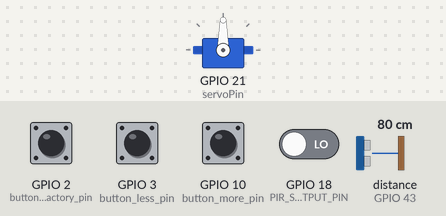
Bench run of a program on a simulated ESP32-S3. Shown: servo. Wiring (inferred from the names in the program): ultrasonic range finder: trigger GPIO 44; echo GPIO 43. The test bench sets the inputs (shaded band); at power-on: GPIO 2 (button_satisfactory_pin), GPIO 3 (button_less_pin), GPIO 10 (button_more_pin) HIGH, GPIO 18 (PIR_SENSOR_OUTPUT_PIN) LOW, distance to the obstacle (sensor on GPIO 43) 80 cm. The echo pulse lasts 58.3 µs per cm; WiFi joins after 1.5 s; servers stay silent unless stated; what the program prints to the serial monitor is not drawn.

Above: at 5.7 s.
5.8 s: distance to the obstacle (sensor on GPIO 43) set to 2 cm
7.3 s: GPIO 18 (PIR_SENSOR_OUTPUT_PIN) driven HIGH
8.8 s: GPIO 18 (PIR_SENSOR_OUTPUT_PIN) driven LOW
At 9.7 s:
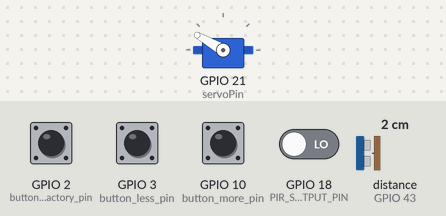
At 11.1 s:
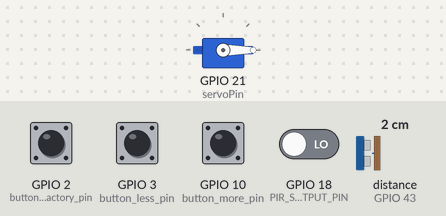
11.4 s: distance to the obstacle (sensor on GPIO 43) set to 14 cm
At 14.3 s:
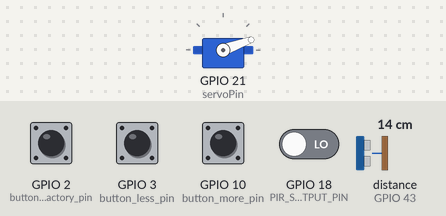
14.4 s: distance to the obstacle (sensor on GPIO 43) set to 18 cm
Timing chart, 0 to 17.0 s (numbered marks = the images above; inputs shaded):
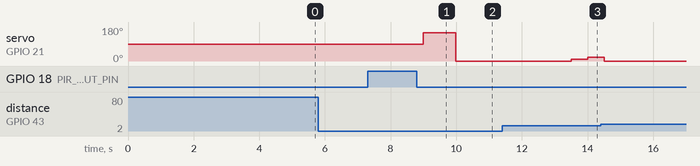

Measured:
- after the input at 5.8 s, every drawn part: stays the same
- after the input at 7.3 s, every drawn part: stays the same
- after the input at 8.8 s, servo on GPIO 21 (servoPin): 90° → 150° after 0.19 s, → 0° 1.0 s later

The program:

main.cpp
```cpp
#include <Arduino.h>
#include <s3servo.h>
#include <WiFi.h>
#include <HttpClient.h>

const int PIR_SENSOR_OUTPUT_PIN = 18;
const int trigPin = 44;
const int echoPin = 43;

const int servoPin = 21;

#define SOUND_SPEED 0.034
#define DISTANCE_THRESHOLD 15.0

const unsigned long cooldownPeriod = 5000;

const unsigned long extraPaperCheckDelay = 3000;
const unsigned long restartDelay = 5000;

const int button_satisfactory_pin = 2;
const int button_less_pin = 3;
const int button_more_pin = 10;

const char* ssid = "Joe_Mama";
const char* password = "paanidarang123";
const char server[] = "3.147.237.91";
const int port = 5000;
const char endpoint[] = "/review";

enum State {
  IDLE,
  PALM_DETECTED,
  MOTION_STARTED
};

State currentState = IDLE;

unsigned long ultrasonic_start_time = 0;
unsigned long pir_start_time = 0;
unsigned long pir_end_time = 0;
bool detectionEnabled = true;
unsigned long detectionDisabledAt = 0;

s3servo myservo;

float getUltrasonicDistance();
float calculatePaperLength(float pirDuration);
void dispensePaper(float lengthInches);
void dispenseExtraPaperIfNeeded();
String getUserReview();
void sendDataToServer(unsigned long pirTime, const String &review);

void setup() {
  Serial.begin(9600);
  delay(3000);

  pinMode(PIR_SENSOR_OUTPUT_PIN, INPUT);
  pinMode(trigPin, OUTPUT);
  pinMode(echoPin, INPUT);

  pinMode(button_satisfactory_pin, INPUT_PULLUP);
  pinMode(button_less_pin, INPUT_PULLUP);
  pinMode(button_more_pin, INPUT_PULLUP);

  myservo.attach(servoPin);

  Serial.println("Connecting to Wi-Fi...");
  WiFi.begin(ssid, password);
  while (WiFi.status() != WL_CONNECTED) {
    delay(500);
    Serial.print(".");
  }
  Serial.println("\nWiFi connected!");
  Serial.print("IP Address: ");
  Serial.println(WiFi.localIP());

  Serial.println("System Ready!");
}

void loop() {
  if (detectionEnabled) {
    float distanceCm = getUltrasonicDistance();

    switch (currentState) {
      case IDLE:
        if (distanceCm < DISTANCE_THRESHOLD) {
          ultrasonic_start_time = millis();
          Serial.println("Palm detected by ultrasonic sensor.");
          currentState = PALM_DETECTED;
        }
        break;

      case PALM_DETECTED:
        if (digitalRead(PIR_SENSOR_OUTPUT_PIN) == HIGH) {
          pir_start_time = millis();
          Serial.println("Motion detected by PIR sensor. Starting timer.");
          currentState = MOTION_STARTED;
        }
        break;

      case MOTION_STARTED:
        if (digitalRead(PIR_SENSOR_OUTPUT_PIN) == LOW) {
          pir_end_time = millis();
          float pir_duration = (pir_end_time - pir_start_time) / 1000.0;
          float motion_start = (pir_start_time - ultrasonic_start_time);
          Serial.print("Motion Detection Start Time: ");
          Serial.print(motion_start);
          Serial.print(" ms, PIR Motion Duration: ");
          Serial.print(pir_duration);
          Serial.println(" seconds");

          float paperLengthInches = calculatePaperLength(pir_duration);
          Serial.print("Paper Length Required: ");
          Serial.print(paperLengthInches);
          Serial.println(" inches");

          dispensePaper(paperLengthInches);

          dispenseExtraPaperIfNeeded();

          String userReview = getUserReview();
          sendDataToServer((unsigned long)(pir_duration * 1000), userReview);

          detectionEnabled = false;
          detectionDisabledAt = millis();
          Serial.println("Detection disabled for 5 seconds.");

          currentState = IDLE;

          delay(restartDelay);
        }
        break;
    }
  } else {
    if (millis() - detectionDisabledAt >= cooldownPeriod) {
      detectionEnabled = true;
      Serial.println("Detection re-enabled.");
    }
  }

  delay(100);
}

float getUltrasonicDistance() {
  digitalWrite(trigPin, LOW);
  delayMicroseconds(2);
  digitalWrite(trigPin, HIGH);
  delayMicroseconds(10);
  digitalWrite(trigPin, LOW);

  long duration = pulseIn(echoPin, HIGH, 30000);
  float distance = (duration * SOUND_SPEED) / 2.0;
  return distance;
}

float calculatePaperLength(float pirDuration) {
  return pirDuration;
}

void dispensePaper(float lengthInches) {
  float angle = lengthInches * 100.0;

  if (angle > 180.0) {
    angle = 180.0;
  }

  Serial.print("Rotating servo to dispense paper: ");
  Serial.print(angle);
  Serial.println(" degrees");

  myservo.write((int)angle);
  delay(1000);
  myservo.write(0);
}

void dispenseExtraPaperIfNeeded() {
  Serial.println("Waiting 3 seconds before checking for additional paper requirement...");
  delay(extraPaperCheckDelay);

  float distanceCm = getUltrasonicDistance();
  if (distanceCm < DISTANCE_THRESHOLD) {
    Serial.println("Palm still detected. Dispensing extra paper slowly...");

    for (int angle = 0; angle <= 180; angle += 10) {
      myservo.write(angle);
      delay(500);

      distanceCm = getUltrasonicDistance();
      if (distanceCm >= DISTANCE_THRESHOLD) {
        Serial.println("Palm removed during extra dispensing.");
        break;
      }
    }

    myservo.write(0);
    Serial.println("Extra paper dispensing completed.");
  } else {
    Serial.println("No additional paper required.");
  }
}

String getUserReview() {
  Serial.println("Please provide feedback (press one button): ");
  Serial.println("Satisfactory (blue), Less (yellow), More (red)");

  while (true) {
    if (digitalRead(button_satisfactory_pin) == LOW) {
      Serial.println("User chose: satisfactory");
      return "satisfactory";
    } else if (digitalRead(button_less_pin) == LOW) {
      Serial.println("User chose: less");
      return "less";
    } else if (digitalRead(button_more_pin) == LOW) {
      Serial.println("User chose: more");
      return "more";
    }
    delay(100);
  }
}

void sendDataToServer(unsigned long pirTime, const String &review) {
  String json = "{ \"pir_time\": " + String(pirTime) + ", \"user_review\": \"" + review + "\" }";
  Serial.print("JSON to send: ");
  Serial.println(json);

  WiFiClient client;
  HttpClient http(client);
  http.beginRequest();
  http.post(server, port, endpoint);
  http.sendHeader("Content-Type", "application/json");
  http.sendHeader("Content-Length", json.length());
  http.print(json);
  http.endRequest();

  int statusCode = http.responseStatusCode();
  Serial.print("Response Code: ");
  Serial.println(statusCode);

  while (http.available()) {
    char c = http.read();
    Serial.print(c);
  }
  Serial.println();
  http.stop();
  Serial.println("Data sent to server.");
}
```
